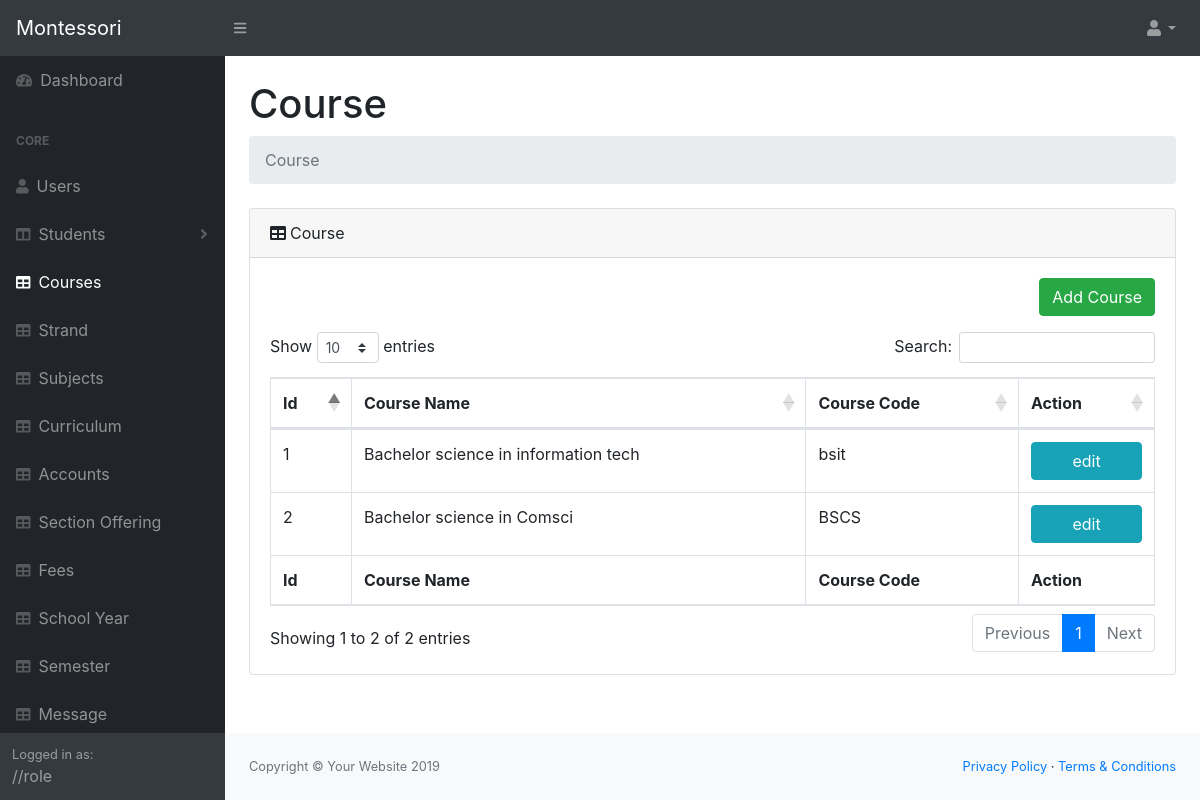
/system/pages/course.php (signed in), run on the app's committed database.
### tables this page shows
CREATE TABLE `courses` (
  `courses_id` int(11) NOT NULL,
  `coursesName` varchar(50) NOT NULL,
  `coursesCode` varchar(10) NOT NULL
);

### system/pages/functions.php (called while the page is built, shortened)
<?php
require('../database/Sem.php');
require('../database/Course.php');
$db = new DBController();
$course = new Course($db);

### system/pages/course.php (the view, shortened to what this page needs)
<?php
include('header.php');
include('navigation.php');
$courseList = $course->getData();
?>
<main>
    <div class="container-fluid">
        <h1 class="mt-4">Course</h1>
        <ol class="breadcrumb mb-4">
            <li class="breadcrumb-item active">Course</li>
        </ol>
        <div class="card mb-4">
            <div class="card-header"><i class="fas fa-table mr-1"></i>Course
            </div>
            <div class="card-body">
                <div class="d-flex justify-content-end mb-3">
                    <button class="btn btn-md btn-success" data-toggle="modal" data-target="#addModalCourse">Add Course</button>
                </div>
                <div class="table-responsive">
                    <table class="table table-bordered" id="dataTable" width="100%" cellspacing="0">
                        <thead>
                            <tr>
                                <th>Id</th>
                                <th>Course Name</th>
                                <th>Course Code</th>
                                <th>Action</th>
                            </tr>
                        </thead>
                        <tfoot>
                            <tr>
                                <th>Id</th>
                                <th>Course Name</th>
                                <th>Course Code</th>
                                <th>Action</th>
                            </tr>
                        </tfoot>
                        <tbody>
                            <?php array_map(function ($course) { ?>
                                <tr>
                                    <td><?= $course['courses_id'] ?></td>
                                    <td><?= $course['coursesName'] ?></td>
                                    <td><?= $course['coursesCode'] ?></td>
                                    <td>
                                        <a class="btn btn-block btn-info" data-toggle="modal" data-target="#editModalCourse" data-name="<?php echo $course['coursesName']; ?>" data-code="<?php echo $course['coursesCode']; ?>" data-courseid="<?php echo $course['courses_id']; ?>" href="">edit</a>
                                    </td>
                                </tr>
                            <?php }, $courseList) ?>
                        </tbody>
                    </table>
                </div>
            </div>
        </div>
    </div>
</main>
<?php
include('footer.php');
?>

### data on the page
courses: courses_id "1", coursesName "Bachelor science in information tech", coursesCode "bsit"
courses: courses_id "2", coursesName "Bachelor science in Comsci", coursesCode "BSCS"
